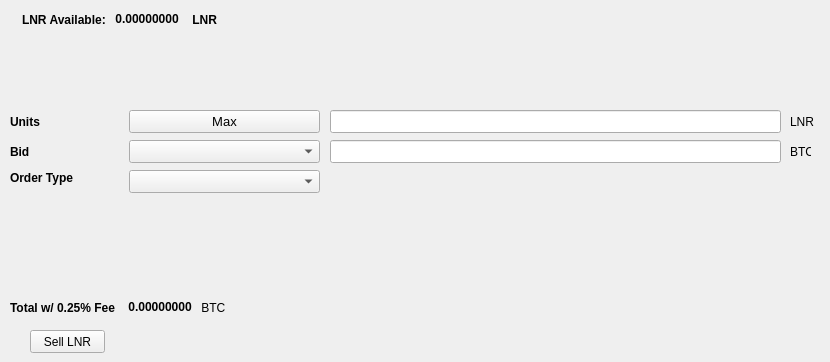
   <widget class="QWidget" name="SellTab">
    <attribute name="title">
     <string>Sell</string>
    </attribute>
    <widget class="QLabel" name="label_16">
     <property name="geometry">
      <rect>
       <x>790</x>
       <y>140</y>
       <width>21</width>
       <height>23</height>
      </rect>
     </property>
     <property name="text">
      <string>BTC</string>
     </property>
    </widget>
    <widget class="QComboBox" name="SellBidcomboBox">
     <property name="geometry">
      <rect>
       <x>129</x>
       <y>140</y>
       <width>191</width>
       <height>23</height>
      </rect>
     </property>
     <property name="font">
      <font>
       <pointsize>10</pointsize>
      </font>
     </property>
    </widget>
    <widget class="QLabel" name="label_18">
     <property name="geometry">
      <rect>
       <x>10</x>
       <y>110</y>
       <width>46</width>
       <height>23</height>
      </rect>
     </property>
     <property name="font">
      <font>
       <weight>75</weight>
       <bold>true</bold>
      </font>
     </property>
     <property name="text">
      <string>Units</string>
     </property>
    </widget>
    <widget class="QPushButton" name="Sell_Max_Amount">
     <property name="geometry">
      <rect>
       <x>129</x>
       <y>110</y>
       <width>191</width>
       <height>23</height>
      </rect>
     </property>
     <property name="font">
      <font>
       <pointsize>10</pointsize>
      </font>
     </property>
     <property name="text">
      <string>Max</string>
     </property>
    </widget>
    <widget class="QLabel" name="label_20">
     <property name="geometry">
      <rect>
       <x>10</x>
       <y>170</y>
       <width>71</width>
       <height>16</height>
      </rect>
     </property>
     <property name="font">
      <font>
       <weight>75</weight>
       <bold>true</bold>
      </font>
     </property>
     <property name="text">
      <string>Order Type</string>
     </property>
    </widget>
    <widget class="QComboBox" name="SellOrdertypeCombo">
     <property name="geometry">
      <rect>
       <x>129</x>
       <y>170</y>
       <width>191</width>
       <height>23</height>
      </rect>
     </property>
     <property name="font">
      <font>
       <pointsize>10</pointsize>
      </font>
     </property>
    </widget>
    <widget class="QLabel" name="label_21">
     <property name="geometry">
      <rect>
       <x>10</x>
       <y>140</y>
       <width>46</width>
       <height>23</height>
      </rect>
     </property>
     <property name="font">
      <font>
       <weight>75</weight>
       <bold>true</bold>
      </font>
     </property>
     <property name="text">
      <string>Bid</string>
     </property>
    </widget>
    <widget class="QLabel" name="label_22">
     <property name="geometry">
      <rect>
       <x>790</x>
       <y>110</y>
       <width>31</width>
       <height>23</height>
      </rect>
     </property>
     <property name="text">
      <string>LNR</string>
     </property>
    </widget>
    <widget class="QLineEdit" name="UnitsInputLNR">
     <property name="geometry">
      <rect>
       <x>330</x>
       <y>110</y>
       <width>451</width>
       <height>23</height>
      </rect>
     </property>
     <property name="font">
      <font>
       <pointsize>9</pointsize>
       <weight>75</weight>
       <bold>true</bold>
      </font>
     </property>
    </widget>
    <widget class="QLineEdit" name="SellBidPriceEdit">
     <property name="geometry">
      <rect>
       <x>330</x>
       <y>140</y>
       <width>451</width>
       <height>23</height>
      </rect>
     </property>
     <property name="font">
      <font>
       <pointsize>9</pointsize>
       <weight>75</weight>
       <bold>true</bold>
      </font>
     </property>
    </widget>
    <widget class="QPushButton" name="SellLNRBTN">
     <property name="geometry">
      <rect>
       <x>30</x>
       <y>330</y>
       <width>75</width>
       <height>23</height>
      </rect>
     </property>
     <property name="text">
      <string>Sell LNR</string>
     </property>
    </widget>
    <widget class="QWidget" name="layoutWidget">
     <property name="geometry">
      <rect>
       <x>22</x>
       <y>12</y>
       <width>200</width>
       <height>15</height>
      </rect>
     </property>
     <layout class="QHBoxLayout" name="horizontalLayout">
      <item>
       <widget class="QLabel" name="label232_2">
        <property name="font">
         <font>
          <weight>75</weight>
          <bold>true</bold>
         </font>
        </property>
        <property name="text">
         <string>LNR Available:</string>
        </property>
       </widget>
      </item>
      <item>
       <widget class="QLabel" name="LNRAvailableLabel">
        <property name="palette">
         <palette>
          <active>
           <colorrole role="WindowText">
            <brush brushstyle="SolidPattern">
             <color alpha="255">
              <red>0</red>
              <green>0</green>
              <blue>0</blue>
             </color>
            </brush>
           </colorrole>
           <colorrole role="Button">
            <brush brushstyle="SolidPattern">
             <color alpha="255">
              <red>0</red>
              <green>170</green>
              <blue>0</blue>
             </color>
            </brush>
           </colorrole>
           <colorrole role="Light">
            <brush brushstyle="SolidPattern">
             <color alpha="255">
              <red>0</red>
              <green>255</green>
              <blue>0</blue>
             </color>
            </brush>
           </colorrole>
           <colorrole role="Midlight">
            <brush brushstyle="SolidPattern">
             <color alpha="255">
              <red>0</red>
              <green>212</green>
              <blue>0</blue>
             </color>
            </brush>
           </colorrole>
           <colorrole role="Dark">
            <brush brushstyle="SolidPattern">
             <color alpha="255">
              <red>0</red>
              <green>85</green>
              <blue>0</blue>
             </color>
            </brush>
           </colorrole>
           <colorrole role="Mid">
            <brush brushstyle="SolidPattern">
             <color alpha="255">
              <red>0</red>
              <green>113</green>
              <blue>0</blue>
             </color>
            </brush>
           </colorrole>
           <colorrole role="Text">
            <brush brushstyle="SolidPattern">
             <color alpha="255">
              <red>0</red>
              <green>170</green>
              <blue>0</blue>
             </color>
            </brush>
           </colorrole>
           <colorrole role="BrightText">
            <brush brushstyle="SolidPattern">
             <color alpha="255">
              <red>255</red>
              <green>255</green>
              <blue>255</blue>
             </color>
            </brush>
           </colorrole>
           <colorrole role="ButtonText">
            <brush brushstyle="SolidPattern">
             <color alpha="255">
              <red>0</red>
              <green>0</green>
              <blue>0</blue>
             </color>
            </brush>
           </colorrole>
           <colorrole role="Base">
            <brush brushstyle="SolidPattern">
             <color alpha="255">
              <red>255</red>
              <green>255</green>
              <blue>255</blue>
             </color>
            </brush>
           </colorrole>
           <colorrole role="Window">
            <brush brushstyle="SolidPattern">
             <color alpha="255">
              <red>0</red>
              <green>170</green>
              <blue>0</blue>
             </color>
            </brush>
           </colorrole>
           <colorrole role="Shadow">
            <brush brushstyle="SolidPattern">
             <color alpha="255">
              <red>0</red>
              <green>0</green>
              <blue>0</blue>
             </color>
            </brush>
           </colorrole>
           <colorrole role="AlternateBase">
            <brush brushstyle="SolidPattern">
             <color alpha="255">
              <red>127</red>
              <green>212</green>
              <blue>127</blue>
             </color>
            </brush>
           </colorrole>
           <colorrole role="ToolTipBase">
            <brush brushstyle="SolidPattern">
             <color alpha="255">
              <red>255</red>
              <green>255</green>
              <blue>220</blue>
             </color>
            </brush>
           </colorrole>
           <colorrole role="ToolTipText">
            <brush brushstyle="SolidPattern">
             <color alpha="255">
              <red>0</red>
              <green>0</green>
              <blue>0</blue>
             </color>
            </brush>
           </colorrole>
          </active>
          <inactive>
           <colorrole role="WindowText">
            <brush brushstyle="SolidPattern">
             <color alpha="255">
              <red>0</red>
              <green>0</green>
              <blue>0</blue>
             </color>
            </brush>
           </colorrole>
           <colorrole role="Button">
            <brush brushstyle="SolidPattern">
             <color alpha="255">
              <red>0</red>
              <green>170</green>
              <blue>0</blue>
             </color>
            </brush>
           </colorrole>
           <colorrole role="Light">
            <brush brushstyle="SolidPattern">
             <color alpha="255">
              <red>0</red>
              <green>255</green>
              <blue>0</blue>
             </color>
            </brush>
           </colorrole>
           <colorrole role="Midlight">
            <brush brushstyle="SolidPattern">
             <color alpha="255">
              <red>0</red>
              <green>212</green>
              <blue>0</blue>
             </color>
            </brush>
           </colorrole>
           <colorrole role="Dark">
            <brush brushstyle="SolidPattern">
             <color alpha="255">
              <red>0</red>
              <green>85</green>
              <blue>0</blue>
             </color>
            </brush>
           </colorrole>
           <colorrole role="Mid">
            <brush brushstyle="SolidPattern">
             <color alpha="255">
              <red>0</red>
              <green>113</green>
              <blue>0</blue>
             </color>
            </brush>
           </colorrole>
           <colorrole role="Text">
            <brush brushstyle="SolidPattern">
             <color alpha="255">
              <red>0</red>
              <green>170</green>
              <blue>0</blue>
             </color>
            </brush>
           </colorrole>
           <colorrole role="BrightText">
            <brush brushstyle="SolidPattern">
             <color alpha="255">
              <red>255</red>
              <green>255</green>
              <blue>255</blue>
             </color>
            </brush>
           </colorrole>
           <colorrole role="ButtonText">
            <brush brushstyle="SolidPattern">
             <color alpha="255">
              <red>0</red>
              <green>0</green>
              <blue>0</blue>
             </color>
            </brush>
           </colorrole>
           <colorrole role="Base">
            <brush brushstyle="SolidPattern">
             <color alpha="255">
              <red>255</red>
              <green>255</green>
              <blue>255</blue>
             </color>
            </brush>
           </colorrole>
           <colorrole role="Window">
            <brush brushstyle="SolidPattern">
             <color alpha="255">
              <red>0</red>
              <green>170</green>
              <blue>0</blue>
             </color>
            </brush>
           </colorrole>
           <colorrole role="Shadow">
            <brush brushstyle="SolidPattern">
             <color alpha="255">
              <red>0</red>
              <green>0</green>
              <blue>0</blue>
             </color>
            </brush>
           </colorrole>
           <colorrole role="AlternateBase">
            <brush brushstyle="SolidPattern">
             <color alpha="255">
              <red>127</red>
              <green>212</green>
              <blue>127</blue>
             </color>
            </brush>
           </colorrole>
           <colorrole role="ToolTipBase">
            <brush brushstyle="SolidPattern">
             <color alpha="255">
              <red>255</red>
              <green>255</green>
              <blue>220</blue>
             </color>
            </brush>
           </colorrole>
           <colorrole role="ToolTipText">
            <brush brushstyle="SolidPattern">
             <color alpha="255">
              <red>0</red>
              <green>0</green>
              <blue>0</blue>
             </color>
            </brush>
           </colorrole>
          </inactive>
          <disabled>
           <colorrole role="WindowText">
            <brush brushstyle="SolidPattern">
             <color alpha="255">
              <red>0</red>
              <green>85</green>
              <blue>0</blue>
             </color>
            </brush>
           </colorrole>
           <colorrole role="Button">
            <brush brushstyle="SolidPattern">
             <color alpha="255">
              <red>0</red>
              <green>170</green>
              <blue>0</blue>
             </color>
            </brush>
           </colorrole>
           <colorrole role="Light">
            <brush brushstyle="SolidPattern">
             <color alpha="255">
              <red>0</red>
              <green>255</green>
              <blue>0</blue>
             </color>
            </brush>
           </colorrole>
           <colorrole role="Midlight">
            <brush brushstyle="SolidPattern">
             <color alpha="255">
              <red>0</red>
              <green>212</green>
              <blue>0</blue>
             </color>
            </brush>
           </colorrole>
           <colorrole role="Dark">
            <brush brushstyle="SolidPattern">
             <color alpha="255">
              <red>0</red>
              <green>85</green>
              <blue>0</blue>
             </color>
            </brush>
           </colorrole>
           <colorrole role="Mid">
            <brush brushstyle="SolidPattern">
             <color alpha="255">
              <red>0</red>
              <green>113</green>
              <blue>0</blue>
             </color>
            </brush>
           </colorrole>
           <colorrole role="Text">
            <brush brushstyle="SolidPattern">
             <color alpha="255">
              <red>0</red>
              <green>85</green>
              <blue>0</blue>
             </color>
            </brush>
           </colorrole>
           <colorrole role="BrightText">
            <brush brushstyle="SolidPattern">
             <color alpha="255">
              <red>255</red>
              <green>255</green>
              <blue>255</blue>
             </color>
            </brush>
           </colorrole>
           <colorrole role="ButtonText">
            <brush brushstyle="SolidPattern">
             <color alpha="255">
              <red>0</red>
              <green>85</green>
              <blue>0</blue>
             </color>
            </brush>
           </colorrole>
           <colorrole role="Base">
            <brush brushstyle="SolidPattern">
             <color alpha="255">
              <red>0</red>
              <green>170</green>
              <blue>0</blue>
             </color>
            </brush>
           </colorrole>
           <colorrole role="Window">
            <brush brushstyle="SolidPattern">
             <color alpha="255">
              <red>0</red>
              <green>170</green>
              <blue>0</blue>
             </color>
            </brush>
           </colorrole>
           <colorrole role="Shadow">
            <brush brushstyle="SolidPattern">
             <color alpha="255">
              <red>0</red>
              <green>0</green>
              <blue>0</blue>
             </color>
            </brush>
           </colorrole>
           <colorrole role="AlternateBase">
            <brush brushstyle="SolidPattern">
             <color alpha="255">
              <red>0</red>
              <green>170</green>
              <blue>0</blue>
             </color>
            </brush>
           </colorrole>
           <colorrole role="ToolTipBase">
            <brush brushstyle="SolidPattern">
             <color alpha="255">
              <red>255</red>
              <green>255</green>
              <blue>220</blue>
             </color>
            </brush>
           </colorrole>
           <colorrole role="ToolTipText">
            <brush brushstyle="SolidPattern">
             <color alpha="255">
              <red>0</red>
              <green>0</green>
              <blue>0</blue>
             </color>
            </brush>
           </colorrole>
          </disabled>
         </palette>
        </property>
        <property name="font">
         <font>
          <weight>75</weight>
          <bold>true</bold>
         </font>
        </property>
        <property name="text">
         <string> 0.00000000 </string>
        </property>
        <property name="textInteractionFlags">
         <set>Qt::LinksAccessibleByMouse|Qt::TextSelectableByKeyboard|Qt::TextSelectableByMouse</set>
        </property>
       </widget>
      </item>
      <item>
       <widget class="QLabel" name="labelLNR">
        <property name="font">
         <font>
          <weight>75</weight>
          <bold>true</bold>
         </font>
        </property>
        <property name="text">
         <string> LNR</string>
        </property>
       </widget>
      </item>
     </layout>
    </widget>
    <widget class="QWidget" name="layoutWidget">
     <property name="geometry">
      <rect>
       <x>10</x>
       <y>300</y>
       <width>218</width>
       <height>15</height>
      </rect>
     </property>
     <layout class="QHBoxLayout" name="horizontalLayout_2">
      <item>
       <widget class="QLabel" name="label_19">
        <property name="font">
         <font>
          <weight>75</weight>
          <bold>true</bold>
         </font>
        </property>
        <property name="text">
         <string>Total w/ 0.25% Fee </string>
        </property>
       </widget>
      </item>
      <item>
       <widget class="QLabel" name="SellCostLabel">
        <property name="palette">
         <palette>
          <active>
           <colorrole role="WindowText">
            <brush brushstyle="SolidPattern">
             <color alpha="255">
              <red>0</red>
              <green>0</green>
              <blue>0</blue>
             </color>
            </brush>
           </colorrole>
           <colorrole role="Button">
            <brush brushstyle="SolidPattern">
             <color alpha="255">
              <red>0</red>
              <green>170</green>
              <blue>0</blue>
             </color>
            </brush>
           </colorrole>
           <colorrole role="Light">
            <brush brushstyle="SolidPattern">
             <color alpha="255">
              <red>0</red>
              <green>255</green>
              <blue>0</blue>
             </color>
            </brush>
           </colorrole>
           <colorrole role="Midlight">
            <brush brushstyle="SolidPattern">
             <color alpha="255">
              <red>0</red>
              <green>212</green>
              <blue>0</blue>
             </color>
            </brush>
           </colorrole>
           <colorrole role="Dark">
            <brush brushstyle="SolidPattern">
             <color alpha="255">
              <red>0</red>
              <green>85</green>
              <blue>0</blue>
             </color>
            </brush>
           </colorrole>
           <colorrole role="Mid">
            <brush brushstyle="SolidPattern">
             <color alpha="255">
              <red>0</red>
              <green>113</green>
              <blue>0</blue>
             </color>
            </brush>
           </colorrole>
           <colorrole role="Text">
            <brush brushstyle="SolidPattern">
             <color alpha="255">
              <red>0</red>
              <green>170</green>
              <blue>0</blue>
             </color>
            </brush>
           </colorrole>
           <colorrole role="BrightText">
            <brush brushstyle="SolidPattern">
             <color alpha="255">
              <red>255</red>
              <green>255</green>
              <blue>255</blue>
             </color>
            </brush>
           </colorrole>
           <colorrole role="ButtonText">
            <brush brushstyle="SolidPattern">
             <color alpha="255">
              <red>0</red>
              <green>0</green>
              <blue>0</blue>
             </color>
            </brush>
           </colorrole>
           <colorrole role="Base">
            <brush brushstyle="SolidPattern">
             <color alpha="255">
              <red>255</red>
              <green>255</green>
              <blue>255</blue>
             </color>
            </brush>
           </colorrole>
           <colorrole role="Window">
            <brush brushstyle="SolidPattern">
             <color alpha="255">
              <red>0</red>
              <green>170</green>
              <blue>0</blue>
             </color>
            </brush>
           </colorrole>
           <colorrole role="Shadow">
            <brush brushstyle="SolidPattern">
             <color alpha="255">
              <red>0</red>
              <green>0</green>
              <blue>0</blue>
             </color>
            </brush>
           </colorrole>
           <colorrole role="AlternateBase">
            <brush brushstyle="SolidPattern">
             <color alpha="255">
              <red>127</red>
              <green>212</green>
              <blue>127</blue>
             </color>
            </brush>
           </colorrole>
           <colorrole role="ToolTipBase">
            <brush brushstyle="SolidPattern">
             <color alpha="255">
              <red>255</red>
              <green>255</green>
              <blue>220</blue>
             </color>
            </brush>
           </colorrole>
           <colorrole role="ToolTipText">
            <brush brushstyle="SolidPattern">
             <color alpha="255">
              <red>0</red>
              <green>0</green>
              <blue>0</blue>
             </color>
            </brush>
           </colorrole>
          </active>
          <inactive>
           <colorrole role="WindowText">
            <brush brushstyle="SolidPattern">
             <color alpha="255">
              <red>0</red>
              <green>0</green>
              <blue>0</blue>
             </color>
            </brush>
           </colorrole>
           <colorrole role="Button">
            <brush brushstyle="SolidPattern">
             <color alpha="255">
              <red>0</red>
              <green>170</green>
              <blue>0</blue>
             </color>
            </brush>
           </colorrole>
           <colorrole role="Light">
            <brush brushstyle="SolidPattern">
             <color alpha="255">
              <red>0</red>
              <green>255</green>
              <blue>0</blue>
             </color>
            </brush>
           </colorrole>
           <colorrole role="Midlight">
            <brush brushstyle="SolidPattern">
             <color alpha="255">
              <red>0</red>
              <green>212</green>
              <blue>0</blue>
             </color>
            </brush>
           </colorrole>
           <colorrole role="Dark">
            <brush brushstyle="SolidPattern">
             <color alpha="255">
              <red>0</red>
              <green>85</green>
              <blue>0</blue>
             </color>
            </brush>
           </colorrole>
           <colorrole role="Mid">
            <brush brushstyle="SolidPattern">
             <color alpha="255">
              <red>0</red>
              <green>113</green>
              <blue>0</blue>
             </color>
            </brush>
           </colorrole>
           <colorrole role="Text">
            <brush brushstyle="SolidPattern">
             <color alpha="255">
              <red>0</red>
              <green>170</green>
              <blue>0</blue>
             </color>
            </brush>
           </colorrole>
           <colorrole role="BrightText">
            <brush brushstyle="SolidPattern">
             <color alpha="255">
              <red>255</red>
              <green>255</green>
              <blue>255</blue>
             </color>
            </brush>
           </colorrole>
           <colorrole role="ButtonText">
            <brush brushstyle="SolidPattern">
             <color alpha="255">
              <red>0</red>
              <green>0</green>
              <blue>0</blue>
             </color>
            </brush>
           </colorrole>
           <colorrole role="Base">
            <brush brushstyle="SolidPattern">
             <color alpha="255">
              <red>255</red>
              <green>255</green>
              <blue>255</blue>
             </color>
            </brush>
           </colorrole>
           <colorrole role="Window">
            <brush brushstyle="SolidPattern">
             <color alpha="255">
              <red>0</red>
              <green>170</green>
              <blue>0</blue>
             </color>
            </brush>
           </colorrole>
           <colorrole role="Shadow">
            <brush brushstyle="SolidPattern">
             <color alpha="255">
              <red>0</red>
              <green>0</green>
              <blue>0</blue>
             </color>
            </brush>
           </colorrole>
           <colorrole role="AlternateBase">
            <brush brushstyle="SolidPattern">
             <color alpha="255">
              <red>127</red>
              <green>212</green>
              <blue>127</blue>
             </color>
            </brush>
           </colorrole>
           <colorrole role="ToolTipBase">
            <brush brushstyle="SolidPattern">
             <color alpha="255">
              <red>255</red>
              <green>255</green>
              <blue>220</blue>
             </color>
            </brush>
           </colorrole>
           <colorrole role="ToolTipText">
            <brush brushstyle="SolidPattern">
             <color alpha="255">
              <red>0</red>
              <green>0</green>
              <blue>0</blue>
             </color>
            </brush>
           </colorrole>
          </inactive>
          <disabled>
           <colorrole role="WindowText">
            <brush brushstyle="SolidPattern">
             <color alpha="255">
              <red>0</red>
              <green>85</green>
              <blue>0</blue>
             </color>
            </brush>
           </colorrole>
           <colorrole role="Button">
            <brush brushstyle="SolidPattern">
             <color alpha="255">
              <red>0</red>
              <green>170</green>
              <blue>0</blue>
             </color>
            </brush>
           </colorrole>
           <colorrole role="Light">
            <brush brushstyle="SolidPattern">
             <color alpha="255">
              <red>0</red>
              <green>255</green>
              <blue>0</blue>
             </color>
            </brush>
           </colorrole>
           <colorrole role="Midlight">
            <brush brushstyle="SolidPattern">
             <color alpha="255">
              <red>0</red>
              <green>212</green>
              <blue>0</blue>
             </color>
            </brush>
           </colorrole>
           <colorrole role="Dark">
            <brush brushstyle="SolidPattern">
             <color alpha="255">
              <red>0</red>
              <green>85</green>
              <blue>0</blue>
             </color>
            </brush>
           </colorrole>
           <colorrole role="Mid">
            <brush brushstyle="SolidPattern">
             <color alpha="255">
              <red>0</red>
              <green>113</green>
              <blue>0</blue>
             </color>
            </brush>
           </colorrole>
           <colorrole role="Text">
            <brush brushstyle="SolidPattern">
             <color alpha="255">
              <red>0</red>
              <green>85</green>
              <blue>0</blue>
             </color>
            </brush>
           </colorrole>
           <colorrole role="BrightText">
            <brush brushstyle="SolidPattern">
             <color alpha="255">
              <red>255</red>
              <green>255</green>
              <blue>255</blue>
             </color>
            </brush>
           </colorrole>
           <colorrole role="ButtonText">
            <brush brushstyle="SolidPattern">
             <color alpha="255">
              <red>0</red>
              <green>85</green>
              <blue>0</blue>
             </color>
            </brush>
           </colorrole>
           <colorrole role="Base">
            <brush brushstyle="SolidPattern">
             <color alpha="255">
              <red>0</red>
              <green>170</green>
              <blue>0</blue>
             </color>
            </brush>
           </colorrole>
           <colorrole role="Window">
            <brush brushstyle="SolidPattern">
             <color alpha="255">
              <red>0</red>
              <green>170</green>
              <blue>0</blue>
             </color>
            </brush>
           </colorrole>
           <colorrole role="Shadow">
            <brush brushstyle="SolidPattern">
             <color alpha="255">
              <red>0</red>
              <green>0</green>
              <blue>0</blue>
             </color>
            </brush>
           </colorrole>
           <colorrole role="AlternateBase">
            <brush brushstyle="SolidPattern">
             <color alpha="255">
              <red>0</red>
              <green>170</green>
              <blue>0</blue>
             </color>
            </brush>
           </colorrole>
           <colorrole role="ToolTipBase">
            <brush brushstyle="SolidPattern">
             <color alpha="255">
              <red>255</red>
              <green>255</green>
              <blue>220</blue>
             </color>
            </brush>
           </colorrole>
           <colorrole role="ToolTipText">
            <brush brushstyle="SolidPattern">
             <color alpha="255">
              <red>0</red>
              <green>0</green>
              <blue>0</blue>
             </color>
            </brush>
           </colorrole>
          </disabled>
         </palette>
        </property>
        <property name="font">
         <font>
          <weight>75</weight>
          <bold>true</bold>
         </font>
        </property>
        <property name="autoFillBackground">
         <bool>false</bool>
        </property>
        <property name="text">
         <string> 0.00000000</string>
        </property>
        <property name="textInteractionFlags">
         <set>Qt::LinksAccessibleByMouse|Qt::TextSelectableByMouse</set>
        </property>
       </widget>
      </item>
      <item>
       <widget class="QLabel" name="label_17">
        <property name="font">
         <font>
          <weight>50</weight>
          <bold>false</bold>
         </font>
        </property>
        <property name="text">
         <string> BTC</string>
        </property>
       </widget>
      </item>
     </layout>
    </widget>
   </widget>
